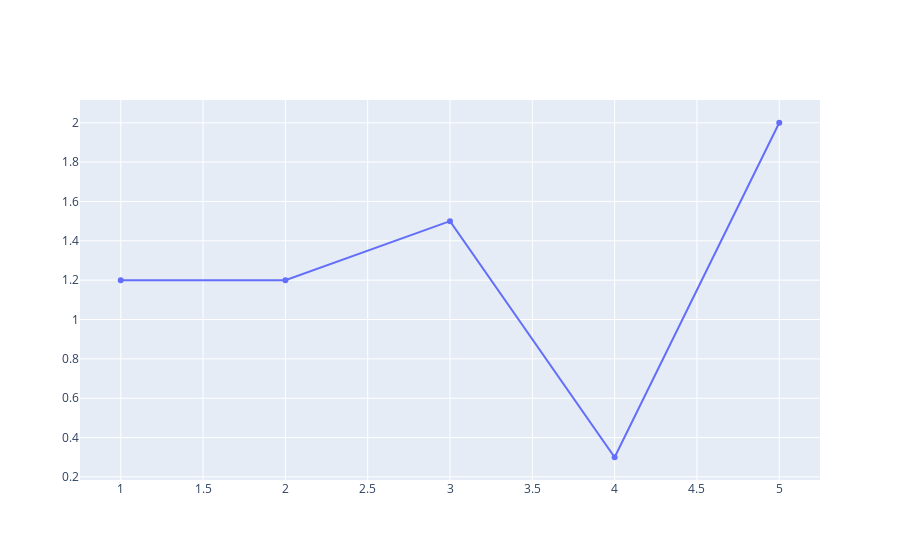

Notebook source saved alongside this figure:
### Code cell
iplot([{"x" : [ 1, 2, 3, 4, 5], "y": [1.2, 1.2, 1.5, 0.3, 2.0]}])

### Figure 1 — Plotly figure (JSON) as saved in the notebook; plotly's stock layout.template omitted (floating-point values rounded to 4 significant figures)
{"data": [{"type": "scatter", "x": [1, 2, 3, 4, 5], "y": [1.2, 1.2, 1.5, 0.3, 2]}], "layout": {}}
